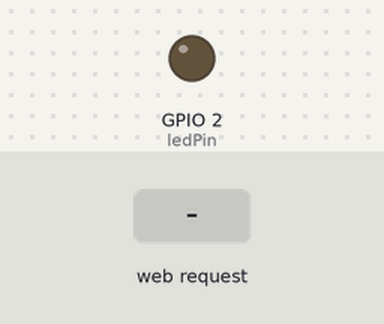
Recording of a sketch running on a simulated ESP32. Shown: output pins drawn as LEDs (lit = HIGH). Dashed ring = blinking. The inputs (shaded band) are chosen by the test bench. What the sketch prints to the serial monitor is not drawn.

Above: at 1.2 s.
1.3 s: HTTP request GET /dj received
At 1.5 s:
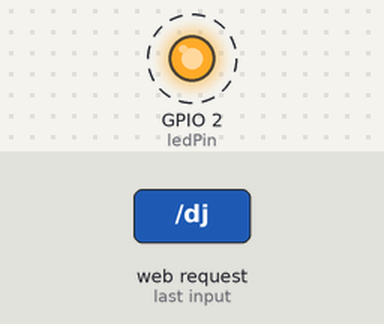
4.3 s: HTTP request GET /toggle received
At 5.1 s:
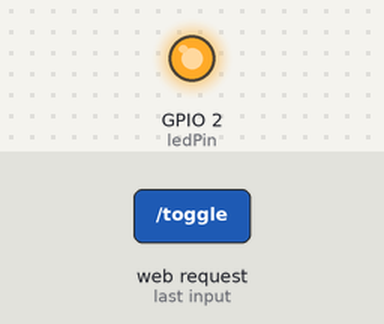
5.8 s: HTTP request GET /stop received
At 7.1 s:
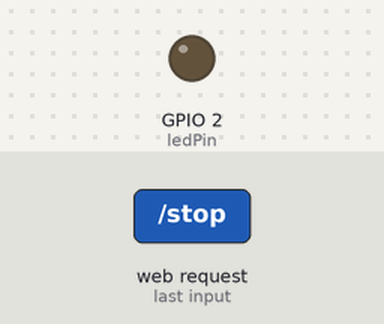
Timing chart, 0 to 8.8 s (numbered marks = the images above; inputs shaded):
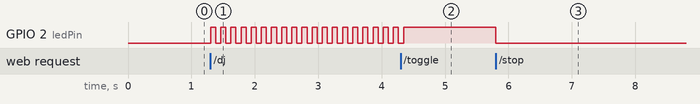

The sketch:

ESP32_LED_Web__Control.ino
```cpp
#include <WiFi.h>

const char* ssid = "YOUR WIFI NAME";
const char* password = "YOUR WIFI PASSWORD";

// External LED on D2 (GPIO2)
const int ledPin = 2;

WiFiServer server(80);

bool ledState = false;
bool djMode   = false;

// Static AP IP
IPAddress local_IP(192, 168, 1, 4);
IPAddress gateway(192, 168, 1, 4);
IPAddress subnet(255, 255, 255, 0);

void setup() {
  Serial.begin(115200);

  pinMode(ledPin, OUTPUT);
  digitalWrite(ledPin, LOW);

  WiFi.mode(WIFI_AP);
  WiFi.softAPConfig(local_IP, gateway, subnet);
  WiFi.softAP(ssid, password);

  Serial.print("Portal IP: ");
  Serial.println(WiFi.softAPIP());

  server.begin();
}

void loop() {

  // DJ mode blinking
  if (djMode) {
    digitalWrite(ledPin, HIGH);
    delay(80);
    digitalWrite(ledPin, LOW);
    delay(80);
  }

  WiFiClient client = server.available();
  if (!client) return;

  String request = client.readStringUntil('\r');
  client.flush();

  if (request.indexOf("/toggle") != -1) {
    djMode = false;
    ledState = !ledState;
    digitalWrite(ledPin, ledState ? HIGH : LOW);
  }

  if (request.indexOf("/dj") != -1) {
    djMode = true;
  }

  if (request.indexOf("/stop") != -1) {
    djMode = false;
    ledState = false;
    digitalWrite(ledPin, LOW);
  }

  // Web page
  client.println("HTTP/1.1 200 OK");
  client.println("Content-Type: text/html");
  client.println();
  client.println("<!DOCTYPE html>");
  client.println("<html>");
  client.println("<head>");
  client.println("<meta name='viewport' content='width=device-width, initial-scale=1'>");
  client.println("<title>ESP32 LED Control</title>");
  client.println("<style>");
  client.println("body{margin:0;height:100vh;display:flex;align-items:center;justify-content:center;background:#111;color:white;font-family:Arial;}");
  client.println(".card{width:300px;background:#1c1c1c;padding:25px;border-radius:15px;text-align:center;}");
  client.println(".switch{position:relative;display:inline-block;width:60px;height:34px;}");
  client.println(".switch input{display:none;}");
  client.println(".slider{position:absolute;top:0;left:0;right:0;bottom:0;background:#555;border-radius:34px;}");
  client.println(".slider:before{position:absolute;content:'';height:26px;width:26px;left:4px;bottom:4px;background:white;border-radius:50%;}");
  client.println("input:checked + .slider{background:#00aa66;}");
  client.println("input:checked + .slider:before{transform:translateX(26px);}");
  client.println("button{width:100%;padding:12px;margin-top:15px;font-size:16px;border:none;border-radius:20px;}");
  client.println(".dj{background:#0088cc;color:white;}");
  client.println(".stop{background:#cc0000;color:white;}");
  client.println("</style>");
  client.println("</head>");

  client.println("<body>");
  client.println("<div class='card'>");
  client.println("<h2>ESP32 LED CONTROL</h2>");

  client.print("<label class='switch'>");
  client.print("<input type='checkbox' onclick=\"location.href='/toggle'\" ");
  if (ledState) client.print("checked");
  client.println(">");
  client.println("<span class='slider'></span>");
  client.println("</label>");
  client.println("<p>LED Power</p>");

  client.println("<button class='dj' onclick=\"location.href='/dj'\">DJ MODE</button>");
  client.println("<button class='stop' onclick=\"location.href='/stop'\">STOP</button>");

  client.println("</div>");
  client.println("</body>");
  client.println("</html>");

  client.stop();
}
```

Measured:
- after the input at 1.3 s, GPIO 2 (ledPin): alternates HIGH for 0.08 s and LOW for 0.08 s, starting at once
- after the input at 4.3 s, GPIO 2 (ledPin): goes on until 4.3 s, then stays HIGH
- after the input at 5.8 s, GPIO 2 (ledPin): HIGH → LOW at once
